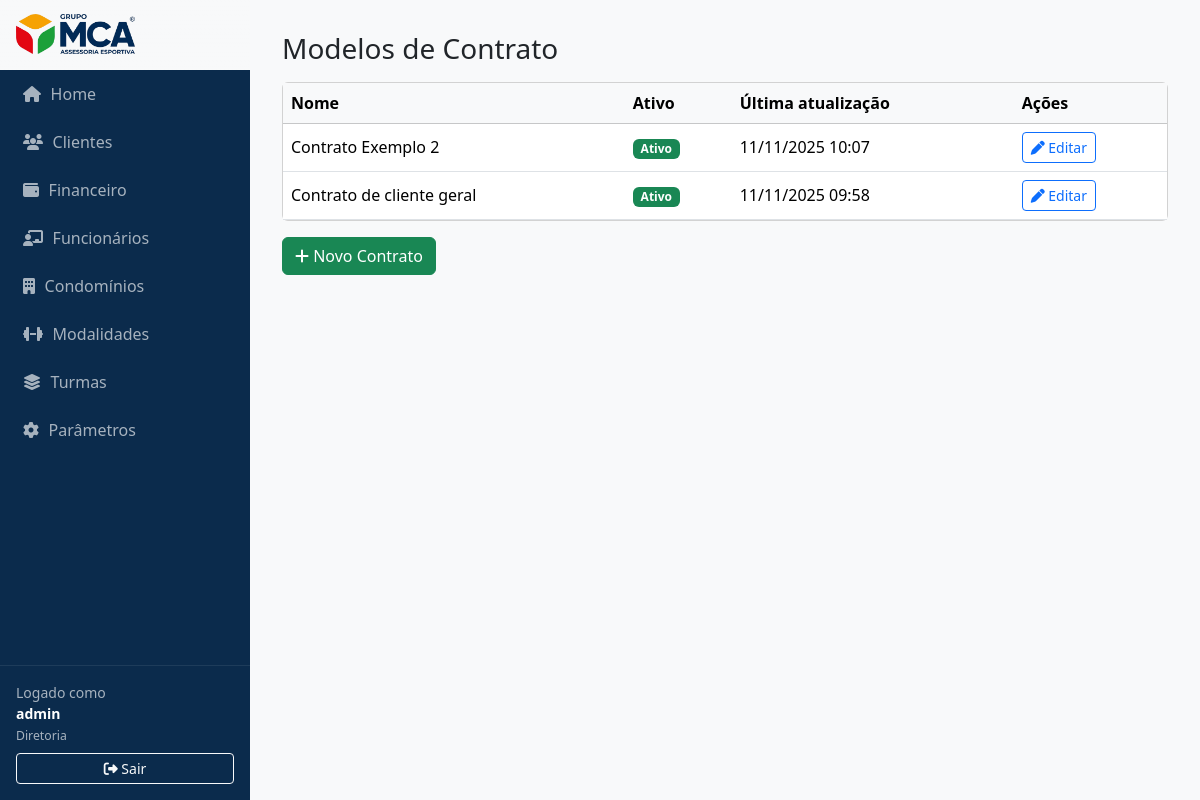
The page /parametros/ (signed in) on the database its author committed.
### funcionarios/models.py (models this page shows, shortened)
class Funcionario(models.Model):
    user = models.OneToOneField(
        User, on_delete=models.CASCADE, related_name="funcionario",
        null=True, blank=True
    )
    cpf_cnpj = models.CharField("CPF/CNPJ", max_length=14, unique=True, validators=[DOC_VALIDATOR])
    nome = models.CharField("Nome", max_length=255)
    email = models.EmailField("E-mail", blank=True, validators=[EmailValidator()])
    telefone = models.CharField("Telefone", max_length=30, blank=True)
    rg = models.CharField("RG", max_length=20, blank=True)
    registro_cref = models.CharField("Registro CREF", max_length=30, blank=True)
    tam_uniforme = models.CharField("Tamanho do Uniforme", max_length=10, blank=True)
    data_nascimento = models.DateField("Data de Nascimento", null=True, blank=True)
    data_admissao = models.DateField("Data de Admissão", null=True, blank=True)
    class Cargo(models.TextChoices):
        ADMINISTRATIVO = "ADMIN", "Administrativo"
        FINANCEIRO = "FIN", "Financeiro"
        RH = "RH", "Recursos Humanos"
        PROFESSOR = "PROF", "Professor"    # ✅ alterado
        DIRETOR = "DIR", "Diretoria"
        OUTRO = "OUTRO", "Outro"
    cargo = models.CharField(
        "Cargo",
        max_length=20,
        choices=Cargo.choices,
        default=Cargo.OUTRO,
        db_index=True
    )
    class RegimeTrabalhista(models.TextChoices):
        CLT_HORISTA = "CLT_HORISTA", "CLT Horista"   # ✅ alterado
        CLT_NORMAL = "CLT_NORMAL", "CLT Normal"     # ✅ alterado
        ESTAGIARIO = "ESTAGIARIO", "Estagiário"
        PJ = "PJ", "Pessoa Jurídica"
        OUTRO = "OUTRO", "Outro"
    regime_trabalhista = models.CharField(
        "Regime Trabalhista",
        max_length=20,
        choices=RegimeTrabalhista.choices,
        default=RegimeTrabalhista.OUTRO,
        db_index=True,
    )
    ativo = models.BooleanField(default=True)
    created_at = models.DateTimeField("Criado em", auto_now_add=True)
    updated_at = models.DateTimeField("Atualizado em", auto_now=True)
    class Meta:
        ordering = ["nome", "id"]
        indexes = [
            models.Index(fields=["nome"]),
            models.Index(fields=["ativo"]),
            models.Index(fields=["cargo"]),
        ]
        verbose_name = "Funcionário"
        verbose_name_plural = "Funcionários"

### parametros/models.py (models this page shows, shortened)
class ParametroContrato(models.Model):
    nome = models.CharField("Nome do Modelo", max_length=100, unique=True)
    assunto_email = models.CharField("Assunto do e-mail", max_length=200)
    corpo_email = models.TextField(
        "Corpo do e-mail",
        help_text="Você pode usar variáveis como {{ cliente.nome_razao }} e {{ cliente.cpf_cnpj }}."
    )
    corpo_contrato = models.TextField(
        "Template do contrato (HTML)",
        help_text="Use HTML básico e variáveis Jinja como {{ cliente.nome_razao }}."
    )
    ativo = models.BooleanField(default=True)
    updated_at = models.DateTimeField(auto_now=True)

### parametros/views.py (the view)
# urls.py: path("", views.listar_contratos, name="listar_contratos"),
@login_required
@user_passes_test(is_diretor_ou_admin)
def listar_contratos(request):
    contratos = ParametroContrato.objects.all().order_by("nome")
    return render(request, "parametros/listar_contratos.html", {"contratos": contratos})

### parametros/views.py (called while the page is built)
def is_diretor_ou_admin(user):
    return hasattr(user, "funcionario") and user.funcionario.cargo in ["DIR", "ADMIN"]

### templates/parametros/listar_contratos.html (shortened to what this page needs)
{% extends "base.html" %}
{% block content %}
<h3 class="mb-3">Modelos de Contrato</h3>
<div class="card">
  <div class="table-responsive">
    <table class="table table-hover align-middle mb-0">
      <thead class="table-light">
        <tr>
          <th>Nome</th>
          <th>Ativo</th>
          <th>Última atualização</th>
          <th>Ações</th>
        </tr>
      </thead>
      <tbody>
        {% for c in contratos %}
          <tr>
            <td>{{ c.nome }}</td>
            <td>
              {% if c.ativo %}
                <span class="badge bg-success">Ativo</span>
              {% else %}
                <span class="badge bg-secondary">Inativo</span>
              {% endif %}
            </td>
            <td>{{ c.updated_at|date:"d/m/Y H:i" }}</td>
            <td>
              <a href="{% url 'parametros:editar_contrato' c.id %}" class="btn btn-sm btn-outline-primary">
                <i class="fa-solid fa-pen"></i> Editar
              </a>
            </td>
          </tr>
        {% empty %}
          <tr><td colspan="4" class="text-center py-4">Nenhum contrato cadastrado.</td></tr>
        {% endfor %}
      </tbody>
    </table>
  </div>
</div>
<a href="{% url 'parametros:criar_contrato' %}" class="btn btn-success mt-3">
  <i class="fa-solid fa-plus"></i> Novo Contrato
</a>
{% endblock %}

### templates/base.html (shortened to what this page needs)
{% load static %}
<!DOCTYPE html>
<html lang="pt-br">
<head>
  <link rel="stylesheet" href="https://cdn.jsdelivr.net/npm/bootstrap@5.3.3/dist/css/bootstrap.min.css">
  <link rel="stylesheet" href="https://cdnjs.cloudflare.com/ajax/libs/font-awesome/6.5.0/css/all.min.css">
</head>
<body>
  <aside class="sidebar">
    <a href="{% url 'home' %}" class="brand logoplace">
      <img src="{% static 'img/logo.png' %}" alt="Logo" class="logo" onerror="this.style.display='none';">
    </a>
    {% if request.user.is_authenticated %}
      {% with funcionario=request.user.funcionario %}
        {% if funcionario.cargo == "ADMIN" or funcionario.cargo == "DIR" %}
          <a href="{% url 'home' %}" class="navlink"><i class="fa-solid fa-house"></i> Home</a>
          <a href="{% url 'clientes:list' %}" class="navlink"><i class="fa-solid fa-users"></i> Clientes</a>
          <a href="{% url 'financeiro:list' %}" class="navlink"><i class="fa-solid fa-wallet"></i> Financeiro</a>
          <a href="{% url 'funcionarios:list' %}" class="navlink"><i class="fa-solid fa-chalkboard-user"></i> Funcionários</a>
          <a href="{% url 'condominios:list' %}" class="navlink"><i class="fa-solid fa-building"></i> Condomínios</a>
          <a href="{% url 'modalidades:list' %}" class="navlink"><i class="fa-solid fa-dumbbell"></i> Modalidades</a>
          <a href="{% url 'turmas:list' %}" class="navlink"><i class="fa-solid fa-layer-group"></i> Turmas</a>
          <a href="{% url 'parametros:listar_contratos' %}" class="navlink"><i class="fa-solid fa-cog"></i> Parâmetros</a>
        {% elif funcionario.cargo == "PROF" %}
          <a href="{% url 'turmas:list' %}" class="navlink"><i class="fa-solid fa-layer-group"></i> Minhas Turmas</a>
        {% elif funcionario.cargo == "FIN" %}
          <a href="{% url 'home' %}" class="navlink"><i class="fa-solid fa-house"></i> Home</a>
          <a href="{% url 'financeiro:list' %}" class="navlink"><i class="fa-solid fa-wallet"></i> Financeiro</a>
        {% elif funcionario.cargo == "RH" %}
          <a href="{% url 'home' %}" class="navlink"><i class="fa-solid fa-house"></i> Home</a>
          <a href="{% url 'funcionarios:list' %}" class="navlink"><i class="fa-solid fa-chalkboard-user"></i> Funcionários</a>
        {% else %}
          <a href="{% url 'home' %}" class="navlink"><i class="fa-solid fa-house"></i> Home</a>
        {% endif %}
      {% endwith %}
    {% endif %}
    {% if request.user.is_authenticated %}
    <div class="authbox">
      <div class="small mb-2">
        Logado como<br>
        <strong style="color:#fff">{{ request.user.get_full_name|default:request.user.username }}</strong><br>
        <small>{{ request.user.funcionario.get_cargo_display }}</small>
      </div>
      <form method="post" action="{% url 'logout' %}">
        <button class="btn btn-sm btn-outline-light w-100">
          <i class="fa-solid fa-right-from-bracket"></i> Sair
        </button>
      </form>
    </div>
    {% endif %}
  </aside>
  <main class="content">
    {% block content %}{% endblock %}
  </main>
</body>
</html>

### templates/base.html (style rules this page uses)
:root { --brand-navy: #0B2B4C; --brand-navy-600: #103A68; --ink-80: rgba(255, 255, 255, .88); --ink-60: rgba(255, 255, 255, .64); }
body { min-height: 100vh; display: flex; flex-direction: row; background-color: #f8f9fa; }
.sidebar { width: 250px; background-color: var(--brand-navy); color: var(--ink-80); display: flex; flex-direction: column; padding: 0; position: fixed; top: 0; bottom: 0; left: 0; }
.brand { display: flex; align-items: center; gap: .6rem; padding: .9rem 1rem; text-decoration: none; background: linear-gradient(180deg, rgba(255,255,255,.06), rgba(0,0,0,0)); border-bottom: 1px solid rgba(255,255,255,.08); }
.brand .logo { height: 40px; width: auto; object-fit: contain; display: block; }
.sidebar a.navlink { color: var(--ink-60); padding: 12px 20px; text-decoration: none; display: flex; align-items: center; gap: .6rem; transition: background .15s ease, color .15s ease, padding-left .15s ease; border-left: 3px solid transparent; }
.content { margin-left: 250px; padding: 2rem; flex: 1; }
.sidebar .authbox { margin-top: auto; padding: 1rem; border-top: 1px solid rgba(255,255,255,.08); }
.sidebar .authbox .small { color: var(--ink-60); }
.logoplace { background-color: #F8F9FA; }

### rows shown on the page
ParametroContrato: nome "Contrato Exemplo 2", ativo "Ativo", updated_at "11/11/2025 10:07"
ParametroContrato: nome "Contrato de cliente geral", ativo "Ativo", updated_at "11/11/2025 09:58"

### other values the page prints
{{ request.user.get_full_name|default:request.user.username }} "admin"
{{ request.user.funcionario.get_cargo_display }} "Diretoria"
